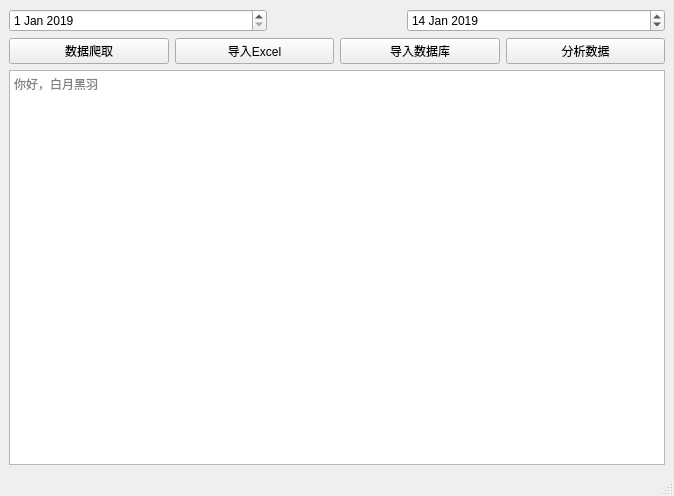
<?xml version="1.0" encoding="UTF-8"?>
<ui version="4.0">
 <class>MainWindow</class>
 <widget class="QMainWindow" name="MainWindow">
  <property name="geometry">
   <rect>
    <x>0</x>
    <y>0</y>
    <width>674</width>
    <height>496</height>
   </rect>
  </property>
  <property name="windowTitle">
   <string>MainWindow</string>
  </property>
  <property name="styleSheet">
   <string notr="true"/>
  </property>
  <property name="unifiedTitleAndToolBarOnMac">
   <bool>false</bool>
  </property>
  <widget class="QWidget" name="centralwidget">
   <layout class="QVBoxLayout" name="verticalLayout">
    <item>
     <layout class="QVBoxLayout" name="verticalLayout_2">
      <item>
       <layout class="QHBoxLayout" name="horizontalLayout">
        <property name="leftMargin">
         <number>0</number>
        </property>
        <property name="rightMargin">
         <number>0</number>
        </property>
        <item>
         <widget class="QDateEdit" name="startDateEdit">
          <property name="sizePolicy">
           <sizepolicy hsizetype="Minimum" vsizetype="Fixed">
            <horstretch>2</horstretch>
            <verstretch>0</verstretch>
           </sizepolicy>
          </property>
          <property name="dateTime">
           <datetime>
            <hour>0</hour>
            <minute>0</minute>
            <second>10</second>
            <year>2019</year>
            <month>1</month>
            <day>1</day>
           </datetime>
          </property>
         </widget>
        </item>
        <item>
         <widget class="QLabel" name="label">
          <property name="sizePolicy">
           <sizepolicy hsizetype="Minimum" vsizetype="Preferred">
            <horstretch>1</horstretch>
            <verstretch>0</verstretch>
           </sizepolicy>
          </property>
          <property name="text">
           <string/>
          </property>
          <property name="alignment">
           <set>Qt::AlignCenter</set>
          </property>
         </widget>
        </item>
        <item>
         <widget class="QDateEdit" name="endDateEdit">
          <property name="sizePolicy">
           <sizepolicy hsizetype="Minimum" vsizetype="Fixed">
            <horstretch>2</horstretch>
            <verstretch>0</verstretch>
           </sizepolicy>
          </property>
          <property name="dateTime">
           <datetime>
            <hour>0</hour>
            <minute>0</minute>
            <second>0</second>
            <year>2019</year>
            <month>1</month>
            <day>14</day>
           </datetime>
          </property>
         </widget>
        </item>
       </layout>
      </item>
      <item>
       <layout class="QHBoxLayout" name="horizontalLayout_2">
        <item>
         <widget class="QPushButton" name="crawl">
          <property name="sizePolicy">
           <sizepolicy hsizetype="Minimum" vsizetype="Fixed">
            <horstretch>0</horstretch>
            <verstretch>0</verstretch>
           </sizepolicy>
          </property>
          <property name="text">
           <string>数据爬取</string>
          </property>
          <property name="myclass" stdset="0">
           <string>bar2btn</string>
          </property>
         </widget>
        </item>
        <item>
         <widget class="QPushButton" name="exportToExcel">
          <property name="text">
           <string>导入Excel</string>
          </property>
          <property name="myclass" stdset="0">
           <string>bar2btn</string>
          </property>
         </widget>
        </item>
        <item>
         <widget class="QPushButton" name="exportToDB">
          <property name="text">
           <string>导入数据库</string>
          </property>
          <property name="myclass" stdset="0">
           <string>bar2btn</string>
          </property>
         </widget>
        </item>
        <item>
         <widget class="QPushButton" name="analyze">
          <property name="text">
           <string>分析数据</string>
          </property>
          <property name="myclass" stdset="0">
           <string>bar2btn</string>
          </property>
         </widget>
        </item>
       </layout>
      </item>
     </layout>
    </item>
    <item>
     <widget class="QTextEdit" name="textBrowser">
      <property name="acceptRichText">
       <bool>true</bool>
      </property>
      <property name="placeholderText">
       <string>你好，白月黑羽</string>
      </property>
     </widget>
    </item>
   </layout>
  </widget>
  <widget class="QMenuBar" name="menubar">
   <property name="geometry">
    <rect>
     <x>0</x>
     <y>0</y>
     <width>674</width>
     <height>22</height>
    </rect>
   </property>
  </widget>
  <widget class="QStatusBar" name="statusbar"/>
 </widget>
 <resources/>
 <connections/>
</ui>
